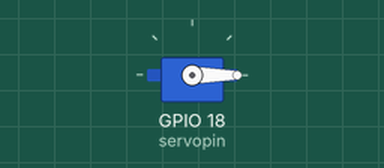
This program was run on a simulated Raspberry Pi (BCM pin numbers). On the bench: servo. Servo angles are drawn from the pulse width (0.5 ms = 0°, 2.5 ms = 180°).

Above: at 2.05 s.
At 4.0 s:
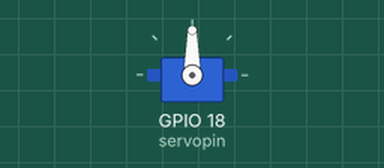
At 5.95 s:
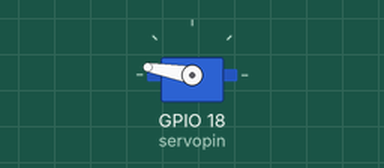
At 9.9 s:
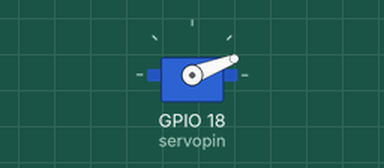
Timing chart, 0 to 12.9 s (numbered marks = the images above):
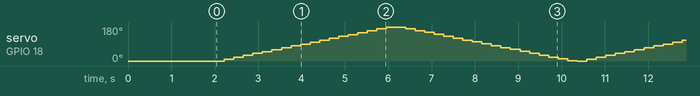

The program:

servo_pid.py
```python
import RPi.GPIO as GPIO
import time


servopin=18
GPIO.setmode(GPIO.BCM)
GPIO.setup(servopin,GPIO.OUT,initial=False)
p=GPIO.PWM(servopin,50)	#50HZ:频率就是周期脉冲的周期的倒数
p.start(0)					#start(initdutycycle)：占空比0-100间，0表示暂不输出
time.sleep(2)


try:

    while(True):

        for i in range(0,181,10):
            p.ChangeDutyCycle(2.5+10*i/180)			#设置转动角度
            time.sleep(0.02)						#等该20ms周期结束  
            p.ChangeDutyCycle(0)					#归零信号  
            time.sleep(0.2)

        for i in range(181,0,-10):
            p.ChangeDutyCycle(2.5+10*i/180)
            time.sleep(0.02)
            p.ChangeDutyCycle(0)
            time.sleep(0.2)

except Exception as r:
    print(r)

finally:
    p.stop()  #停止输出PWM波
    GPIO.cleanup()  #程序的最后别忘记清除所有资源


# 我觉得用r/180*10+2.5更直观一点，就是180度的角度对应百分之十的占空比，计算出角度r对应的占空比变化量，加上0度的占空比2.5，就是角度r对应的占空比
```
